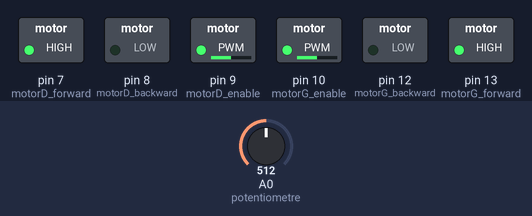
Simulated run of this sketch. Board: Arduino Uno, built with avr-gcc and run on an emulated ATmega328P. On the bench: switched loads named in the sketch (green lamp = pin HIGH). The test bench sets the inputs (shaded band); at power-on: A0 (potentiometre) = 512. What the sketch prints to the serial monitor is not drawn.

Above: at 1.2 s.
1.3 s: A0 (potentiometre) set to 410
At 2.6 s:
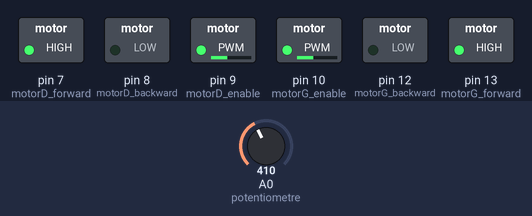
4.3 s: A0 (potentiometre) set to 387
At 4.8 s:
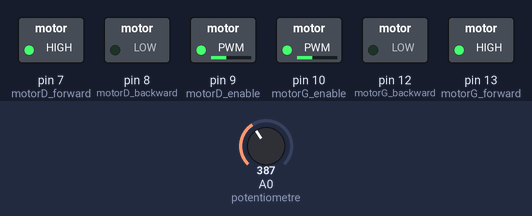
7.3 s: A0 (potentiometre) set to 0
At 8.4 s:
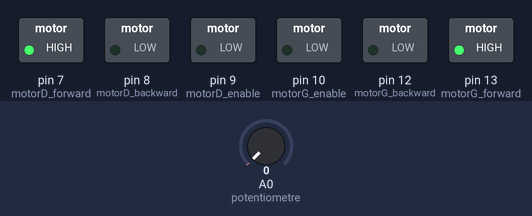
8.8 s: A0 (potentiometre) set to 122
At 9.5 s:
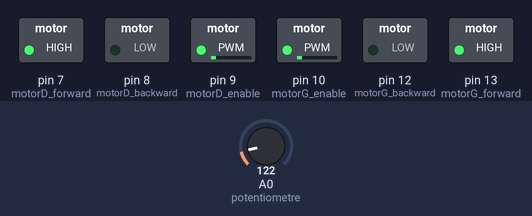
10.3 s: A0 (potentiometre) set to 716
At 10.6 s:
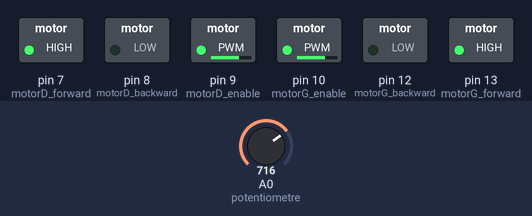
11.8 s: A0 (potentiometre) set to 511
At 13.0 s:
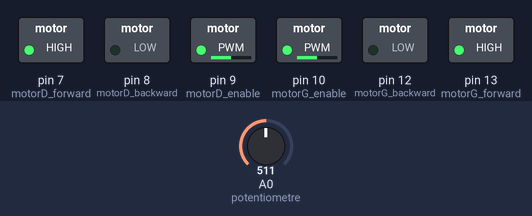
Timing chart, 0 to 14.8 s (numbered marks = the images above; inputs shaded):
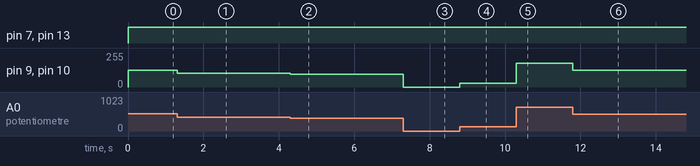

Measured:
- after the input at 1.3 s, pin 9 (motorD_enable), pin 10 (motorG_enable): 127/255 → 102/255 at once
- after the input at 4.3 s, pin 9 (motorD_enable), pin 10 (motorG_enable): 102/255 → 96/255 at once
- after the input at 7.3 s, pin 9 (motorD_enable), pin 10 (motorG_enable): 96/255 → 0/255 at once
- after the input at 8.8 s, pin 9 (motorD_enable), pin 10 (motorG_enable): 0/255 → 30/255 at once
- after the input at 10.3 s, pin 9 (motorD_enable), pin 10 (motorG_enable): 30/255 → 178/255 at once
- after the input at 11.8 s, pin 9 (motorD_enable), pin 10 (motorG_enable): 178/255 → 127/255 at once

The sketch:

Dc-motor-potentiometer.ino
```cpp
/*
 * Faire fonctionner deux moteurs DC avec un potentiomètre
 * Pour identifier la valeur à partir de laquelle le moteur tourne effectivement
 *
 * Montage des deux moteurs DC autour d'un L293D
 * broche centrale du potentiomèetre sur broche A0 arduino
 *
 * pour mes moteurs DC multiplo, ils avancent à partir de 75
 * ils doivent donc recevoir des commandes entre 75 et 255
 *
 * Anne-Laure 28/04/2016
 *
  */

//motor control -------------------------------------------------------

#define MAX_POWER   255   // up to 255

// moteur de gauche
int motorG_enable = 10; //pwm sur timer1
int motorG_forward = 13;
int motorG_backward = 12;

// moteur de droite
int motorD_enable = 9; //pwm sur timer1
int motorD_forward = 7;
int motorD_backward = 8;

const int potentiometre = A0;
int pot = 0  ; // valeur lue par le potentiomètre

//motor numbers
#define L_Motor 0
#define R_Motor 1

uint16_t MotorPower = 0; // 0 to 255, 255==100% power

bool Robot_Direction = true ; // avant ou arrière


/****************************************************************************************************
 * SETUP
 ****************************************************************************************************/

void setup()
{

  // initialisation potentiomètre
  pinMode(potentiometre, INPUT) ;

  //on initialise les pins du moteur 1
  pinMode(motorG_forward, OUTPUT);
  pinMode(motorG_backward, OUTPUT);
  pinMode(motorG_enable, OUTPUT);

  //on initialise les pins du moteur 2
  pinMode(motorD_forward, OUTPUT);
  pinMode(motorD_backward, OUTPUT);
  pinMode(motorD_enable, OUTPUT);

  // moteurs à l'arrêt
  motorPowerOff();

  Serial.begin(57600);

  Serial.println("Setup termine");

  Serial.println("Fais bouger le potentiometre et note la valeur a partir de laquelle les moteurs bougent");
}

/****************************************************************************************************
 * LOOP
 ****************************************************************************************************/

void loop()
{
  pot = analogRead(potentiometre);
  MotorPower = map( pot, 0, 1023, 0, MAX_POWER ) ;

  //run motors
  MoveMotors(R_Motor, Robot_Direction, MotorPower);
  MoveMotors(L_Motor, Robot_Direction, MotorPower);

  Serial.print("Valeur : ");
  Serial.println(MotorPower);


}

//Fonction qui arrête / démarre les 2 moteurs
void motorPowerOff() {

  MoveMotors(L_Motor, 0, 0);
  MoveMotors(R_Motor, 0, 0);
}

void MoveMotors(uint8_t motorNumber, bool dir, uint16_t power)
{


  // set motor pwm variables
  if (motorNumber == 0)
  {
    analogWrite(motorD_enable, power);
    digitalWrite(motorD_forward, dir);
    digitalWrite(motorD_backward, !dir);
  }

  if (motorNumber == 1)
  {
    analogWrite(motorG_enable, power);
    digitalWrite(motorG_forward, dir);
    digitalWrite(motorG_backward, !dir);
  }
}
```
